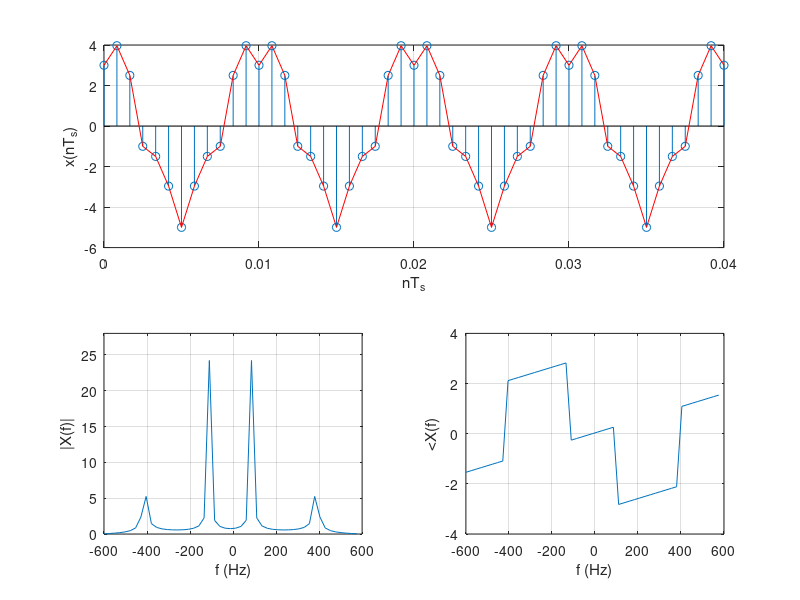
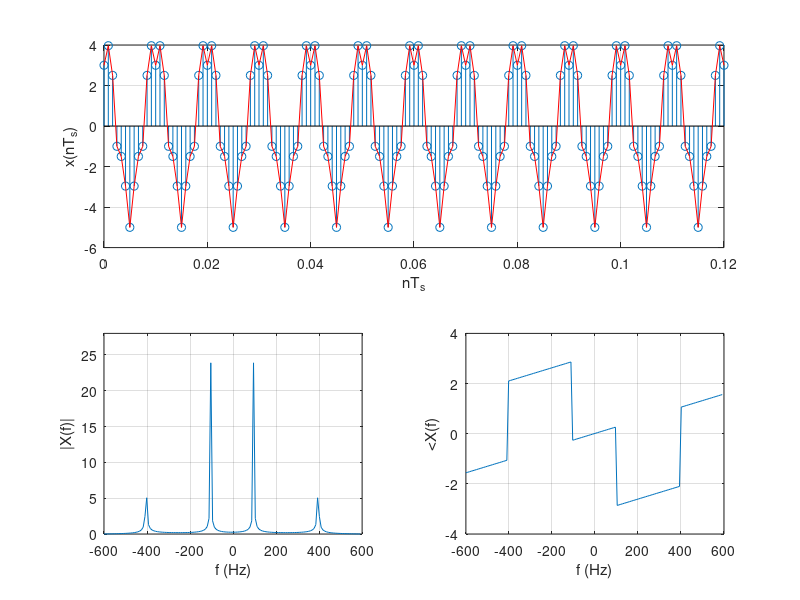

Recreate these plots in MATLAB, in order.


%
% Example 10.21
%
% Improving frequency resolution of FFT of periodic signals
%
f0=100; f1=4*f0; % frequency in Hz 
Ts=1/(3*f1); % sampling period
t=0:Ts:4/f0; % time for 4 periods
y=4*cos(2*pi*f0*t)-cos(2*pi*f1*t); % sampled signal (4 periods)
M=length(y);
Y=fft(y,M); Y=fftshift(Y)/4; % fft using 4 periods, shifting and normalizing

t1=0:Ts:12/f0; % time for 12 periods
y1=4*cos(2*pi*f0*t1)-cos(2*pi*f1*t1); % sampled signal (12 periods)
Y1=fft(y1);Y1=fftshift(Y1)/12; % fft using 12 periods, shifting and normalizing
w=2*[0:M-1]./M-1; f=w/(2*Ts); % frequency scale

figure(1)
subplot(211)
stem(t,y);grid
hold on
plot(t,y,'r')
hold off; xlabel('nT_s'); ylabel('x(nT_s)')
subplot(223)
plot(f,abs(Y));grid; xlabel('f (Hz)'); ylabel('|X(f)|'); axis([-600 600 0 28])
subplot(224)
plot(f,angle(Y));grid; xlabel('f (Hz)'); ylabel('<X(f)'); axis([-600 600 -4 4])

N=length(y1);
w=2*[0:N-1]./N-1;f=w/(2*Ts);

figure(2)
subplot(211)
stem(t1,y1);grid
hold on
plot(t1,y1,'r')
hold off; xlabel('nT_s'); ylabel('x(nT_s)')
subplot(223)
plot(f,abs(Y1));grid; ; xlabel('f (Hz)'); ylabel('|X(f)|'); axis([-600 600 0 28])
subplot(224)
plot(f,angle(Y1));grid; xlabel('f (Hz)'); ylabel('<X(f)'); axis([-600 600 -4 4])
